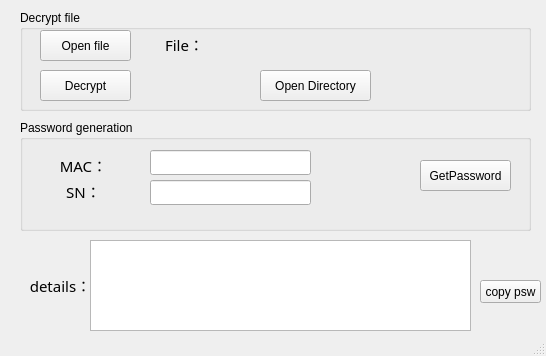
<?xml version="1.0" encoding="UTF-8"?>
<ui version="4.0">
 <class>MainWindow</class>
 <widget class="QMainWindow" name="MainWindow">
  <property name="geometry">
   <rect>
    <x>0</x>
    <y>0</y>
    <width>546</width>
    <height>356</height>
   </rect>
  </property>
  <property name="minimumSize">
   <size>
    <width>540</width>
    <height>303</height>
   </size>
  </property>
  <property name="windowTitle">
   <string>MainWindow</string>
  </property>
  <widget class="QWidget" name="centralWidget">
   <widget class="QLineEdit" name="lineEdit_key">
    <property name="geometry">
     <rect>
      <x>200</x>
      <y>384</y>
      <width>161</width>
      <height>25</height>
     </rect>
    </property>
    <property name="minimumSize">
     <size>
      <width>161</width>
      <height>25</height>
     </size>
    </property>
    <property name="maximumSize">
     <size>
      <width>161</width>
      <height>25</height>
     </size>
    </property>
   </widget>
   <widget class="QLabel" name="label_input_key">
    <property name="geometry">
     <rect>
      <x>73</x>
      <y>380</y>
      <width>121</width>
      <height>31</height>
     </rect>
    </property>
    <property name="font">
     <font>
      <family>微软雅黑</family>
      <pointsize>11</pointsize>
     </font>
    </property>
    <property name="text">
     <string>key：</string>
    </property>
   </widget>
   <widget class="QGroupBox" name="groupBox">
    <property name="geometry">
     <rect>
      <x>20</x>
      <y>120</y>
      <width>511</width>
      <height>111</height>
     </rect>
    </property>
    <property name="title">
     <string>Password generation</string>
    </property>
    <widget class="QPushButton" name="pushButton_enc_psw">
     <property name="geometry">
      <rect>
       <x>400</x>
       <y>40</y>
       <width>91</width>
       <height>31</height>
      </rect>
     </property>
     <property name="text">
      <string>GetPassword</string>
     </property>
    </widget>
    <widget class="QLabel" name="label_mac">
     <property name="geometry">
      <rect>
       <x>3</x>
       <y>30</y>
       <width>121</width>
       <height>31</height>
      </rect>
     </property>
     <property name="font">
      <font>
       <family>微软雅黑</family>
       <pointsize>11</pointsize>
      </font>
     </property>
     <property name="text">
      <string>MAC：</string>
     </property>
     <property name="alignment">
      <set>Qt::AlignCenter</set>
     </property>
    </widget>
    <widget class="QLineEdit" name="lineEdit_mac">
     <property name="geometry">
      <rect>
       <x>130</x>
       <y>30</y>
       <width>161</width>
       <height>25</height>
      </rect>
     </property>
    </widget>
    <widget class="QLabel" name="label_sn">
     <property name="geometry">
      <rect>
       <x>3</x>
       <y>56</y>
       <width>121</width>
       <height>31</height>
      </rect>
     </property>
     <property name="font">
      <font>
       <family>微软雅黑</family>
       <pointsize>11</pointsize>
      </font>
     </property>
     <property name="text">
      <string>SN：</string>
     </property>
     <property name="alignment">
      <set>Qt::AlignCenter</set>
     </property>
    </widget>
    <widget class="QLineEdit" name="lineEdit_sn">
     <property name="geometry">
      <rect>
       <x>130</x>
       <y>60</y>
       <width>161</width>
       <height>25</height>
      </rect>
     </property>
    </widget>
   </widget>
   <widget class="QPlainTextEdit" name="plainTextEdit_info">
    <property name="geometry">
     <rect>
      <x>90</x>
      <y>240</y>
      <width>381</width>
      <height>91</height>
     </rect>
    </property>
   </widget>
   <widget class="QLabel" name="label_show_info">
    <property name="geometry">
     <rect>
      <x>0</x>
      <y>270</y>
      <width>121</width>
      <height>31</height>
     </rect>
    </property>
    <property name="font">
     <font>
      <family>微软雅黑</family>
      <pointsize>11</pointsize>
     </font>
    </property>
    <property name="text">
     <string>details：</string>
    </property>
    <property name="alignment">
     <set>Qt::AlignCenter</set>
    </property>
   </widget>
   <widget class="QPushButton" name="pushButton_enc_file">
    <property name="geometry">
     <rect>
      <x>370</x>
      <y>380</y>
      <width>91</width>
      <height>31</height>
     </rect>
    </property>
    <property name="text">
     <string>加密</string>
    </property>
   </widget>
   <widget class="QPushButton" name="pushButton_clipboard">
    <property name="geometry">
     <rect>
      <x>480</x>
      <y>280</y>
      <width>61</width>
      <height>23</height>
     </rect>
    </property>
    <property name="text">
     <string>copy psw</string>
    </property>
   </widget>
   <widget class="QGroupBox" name="groupBox_2">
    <property name="geometry">
     <rect>
      <x>20</x>
      <y>10</y>
      <width>511</width>
      <height>101</height>
     </rect>
    </property>
    <property name="title">
     <string>Decrypt file</string>
    </property>
    <widget class="QPushButton" name="pushButton_open_file">
     <property name="geometry">
      <rect>
       <x>20</x>
       <y>20</y>
       <width>91</width>
       <height>31</height>
      </rect>
     </property>
     <property name="text">
      <string>Open file</string>
     </property>
    </widget>
    <widget class="QLabel" name="label_file_path">
     <property name="geometry">
      <rect>
       <x>190</x>
       <y>25</y>
       <width>331</width>
       <height>21</height>
      </rect>
     </property>
     <property name="text">
      <string/>
     </property>
    </widget>
    <widget class="QPushButton" name="pushButton_dec_file">
     <property name="geometry">
      <rect>
       <x>20</x>
       <y>60</y>
       <width>91</width>
       <height>31</height>
      </rect>
     </property>
     <property name="text">
      <string>Decrypt</string>
     </property>
    </widget>
    <widget class="QLabel" name="label_file_string">
     <property name="geometry">
      <rect>
       <x>129</x>
       <y>24</y>
       <width>71</width>
       <height>21</height>
      </rect>
     </property>
     <property name="font">
      <font>
       <family>微软雅黑</family>
       <pointsize>11</pointsize>
      </font>
     </property>
     <property name="text">
      <string>File：</string>
     </property>
     <property name="alignment">
      <set>Qt::AlignCenter</set>
     </property>
    </widget>
    <widget class="QPushButton" name="pushButton_open_dir">
     <property name="geometry">
      <rect>
       <x>240</x>
       <y>60</y>
       <width>111</width>
       <height>31</height>
      </rect>
     </property>
     <property name="text">
      <string>Open Directory</string>
     </property>
    </widget>
   </widget>
   <zorder>lineEdit_key</zorder>
   <zorder>label_input_key</zorder>
   <zorder>groupBox</zorder>
   <zorder>plainTextEdit_info</zorder>
   <zorder>label_show_info</zorder>
   <zorder>pushButton_enc_file</zorder>
   <zorder>pushButton_clipboard</zorder>
   <zorder>groupBox_2</zorder>
   <zorder>pushButton_open_dir</zorder>
  </widget>
  <widget class="QStatusBar" name="statusBar"/>
 </widget>
 <layoutdefault spacing="6" margin="11"/>
 <resources/>
 <connections/>
</ui>
